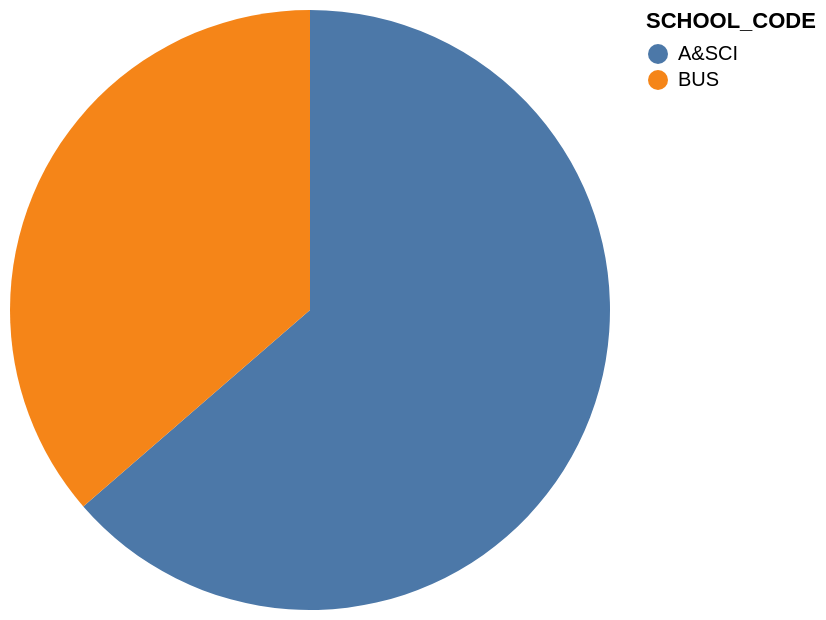

Express this chart as Vega-Lite.
### Vega-Lite specification from a JSON file in a GitHub repository (floating-point values rounded to 4 significant figures)
{"data": {"values": [{"x_data": "A&SCI", "y_data": 7}, {"x_data": "BUS", "y_data": 4}]}, "mark": "arc", "encoding": {"theta": {"field": "y_data", "type": "quantitative", "title": "count(DISTINCT dept_address)"}, "color": {"field": "x_data", "type": "nominal", "title": "SCHOOL_CODE"}}}
